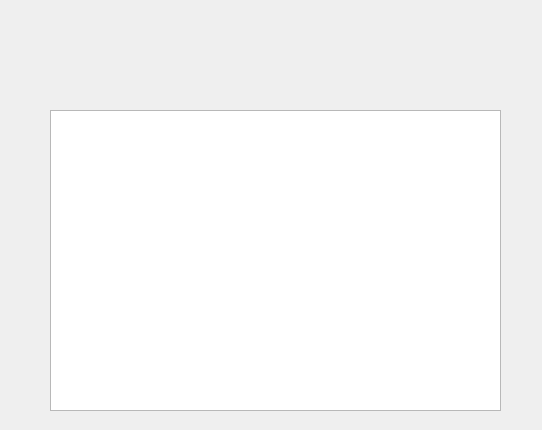
<?xml version="1.0" encoding="UTF-8"?>
<ui version="4.0">
 <class>Widget</class>
 <widget class="QWidget" name="Widget">
  <property name="geometry">
   <rect>
    <x>0</x>
    <y>0</y>
    <width>542</width>
    <height>430</height>
   </rect>
  </property>
  <property name="windowTitle">
   <string>Widget</string>
  </property>
  <widget class="QTextEdit" name="textEdit">
   <property name="geometry">
    <rect>
     <x>50</x>
     <y>110</y>
     <width>451</width>
     <height>301</height>
    </rect>
   </property>
  </widget>
 </widget>
 <layoutdefault spacing="6" margin="11"/>
 <resources/>
 <connections/>
</ui>
